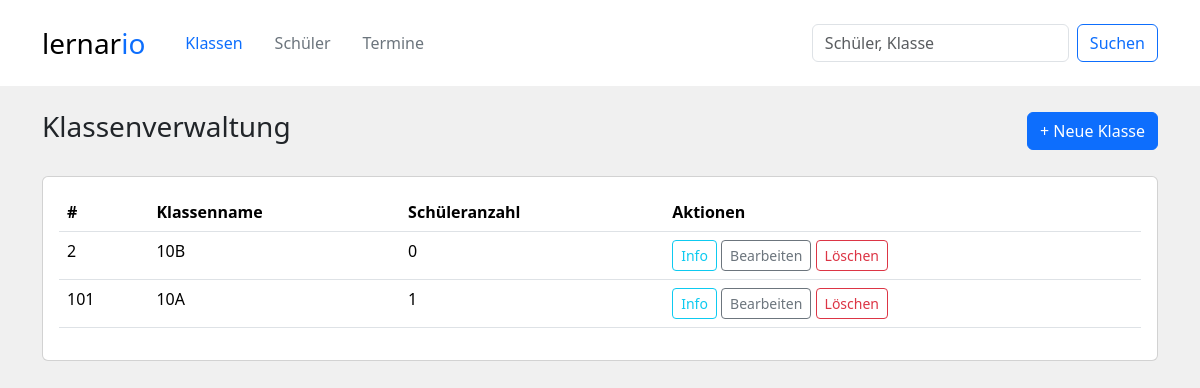
/klassen/, run on an earlier commit of the app's database.
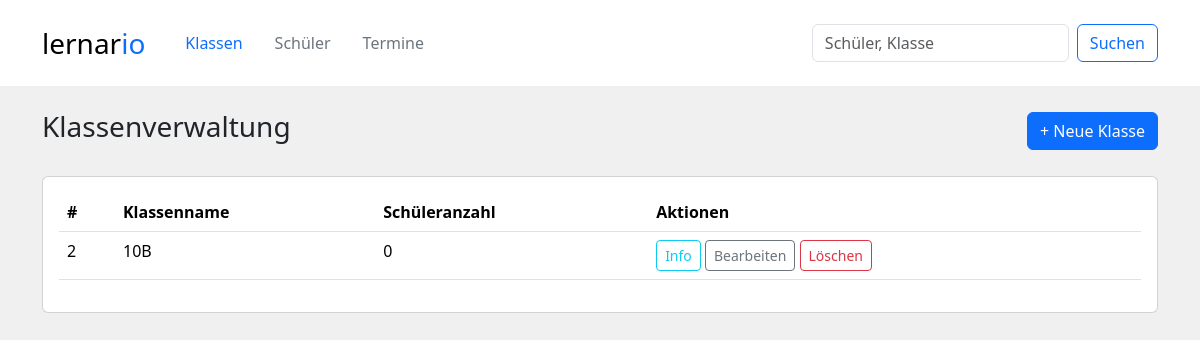
And on a later commit of the database.
### tables this page shows
CREATE TABLE klassen (
    klasse_id INTEGER PRIMARY KEY,
    klassenname TEXT
);

### controllers/class_controller.py (the view)
@klassen_bp.route('/', methods=['GET'])
def uebersicht():
    klassen_liste = class_service.get_all_classes_with_students_count()
    print(klassen_liste)  # Debugging-Ausgabe, um sicherzustellen, dass Daten korrekt abgerufen werden
    return render_template('klassenverwaltung.html', klassen_liste=klassen_liste, active_page="klassen")

### services/class_service.py (called while the page is built)
def get_all_classes_with_students_count():
    query = """
        SELECT k.klasse_id, k.klassenname, COUNT(s.schueler_id) AS schueler_anzahl
        FROM klassen k
        LEFT JOIN schueler s ON s.klasse_id = k.klasse_id
        GROUP BY k.klasse_id, k.klassenname
    """
    result = query_db(query)
    return result

### services/sqllite_db.py (called while the page is built)
def query_db(query, params=(), commit=False):
    with sqlite3.connect(DB_PATH) as conn:
        conn.execute("PRAGMA foreign_keys = ON")#Wichtig damit ON DELETE CASCADE funktioniert
        conn.row_factory = sqlite3.Row
        cursor = conn.cursor()
        cursor.execute(query, params)
        if commit:
            conn.commit()
        data = cursor.fetchall()
        return [dict(row) for row in data]

### templates/klassenverwaltung.html (shortened to what this page needs)
{% extends "components/layout.html" %}
{% block content %}
<div class="container py-4">
    <div class="d-flex justify-content-between align-items-center mb-4">
        <h3>Klassenverwaltung</h3>
        <button class="btn btn-primary" data-bs-toggle="modal" data-bs-target="#klasseModal">+ Neue Klasse</button>
    </div>
    <div class="card p-3">
        <table class="table table-hover">
            <thead>
                <tr>
                    <th>#</th>
                    <th>Klassenname</th>
                    <th>Schüleranzahl</th>
                    <th>Aktionen</th>
                </tr>
            </thead>
            <tbody>
                {% for klasse in klassen_liste %}
                <tr>
                    <td>{{ klasse.klasse_id }}</td>
                    <td>{{ klasse.klassenname }}</td>
                    <td>{{ klasse.schueler_anzahl }}</td>
                    <td>
                        <a href="{{ url_for('klassen.info', klasse_id=klasse.klasse_id) }}"
                        class="btn btn-sm btn-outline-info">Info</a>
                        <a href="{{ url_for('klassen.bearbeiten', klasse_id=klasse.klasse_id) }}"
                            class="btn btn-sm btn-outline-secondary">Bearbeiten</a>
                        <a href="{{ url_for('klassen.loeschen', klasse_id=klasse.klasse_id) }}"
                            class="btn btn-sm btn-outline-danger">Löschen</a>
                    </td>
                </tr>
                {% endfor %}
            </tbody>
        </table>
    </div>
</div>
{% endblock %}

### templates/components/layout.html (shortened to what this page needs)
<!DOCTYPE html>
<html lang="de">
<head>
    <link href="https://cdn.jsdelivr.net/npm/bootstrap@5.3.3/dist/css/bootstrap.min.css" rel="stylesheet"
>
</head>
<body>
    {% block content %}{% endblock %}
</body>
</html>

### templates/components/header.html (shortened to what this page needs)
<nav class="navbar py-2 navbar-expand-lg bg-white">
    <div class="container">
        <a class="navbar-brand fs-3 fw-medium me-4" href="{{ url_for('homepage') }}">lernar<span
                class="text-primary">io</span></a>
        <div class="collapse navbar-collapse flex justify-content-center" id="navbarSupportedContent">
            <ul class="nav me-auto mb-lg-0">
                <li>
                    <a href="{{ url_for('klassen.uebersicht') }}"
                        class="nav-link link-secondary{% if active_page == 'klassen' %}active {% endif %}">
                        Klassen
                    </a>
                </li>
                <li>
                    <a href="{{ url_for('schueler.uebersicht') }}"
                        class="nav-link link-secondary{% if active_page == 'schueler' %}active {% endif %}">
                        Schüler
                    </a>
                </li>
                <li>
                    <a href="{{ url_for('termine.uebersicht') }}"
                        class="nav-link link-secondary{% if active_page == 'kalender' %}active {% endif %}">Termine</a>
                </li>
            </ul>
            <form class="d-flex mt-3" role="search">
                <input class="form-control me-2" type="search" placeholder="Schüler, Klasse" aria-label="Schüler">
                <button class="btn btn-outline-primary" type="submit">Suchen</button>
            </form>
        </div>
    </div>
</nav>

### templates/components/layout.html (style rules this page uses)
body { background: linear-gradient(310deg, rgb(240, 240, 240) 0%, rgb(240, 240, 240) 100%); font-family: 'Segoe UI', sans-serif; }

What changed in the data, as far as the page shows it:
removed klassen: klasse_id "101", klassenname "10A", schueler_anzahl "1"
